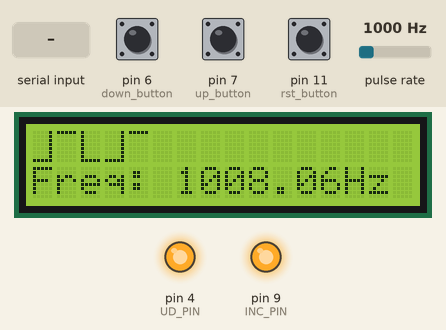
Bench run of a sketch on a simulated Arduino Uno, built with avr-gcc and run on an emulated ATmega328P. On the bench: 16×2 character LCD, output pins drawn as LEDs (lit = HIGH). Wiring (inferred from the names in the program): pulse sensor: data pin 8. Dashed ring = blinking. The test bench sets the inputs (shaded band); at power-on: pulse rate 1000 Hz, pin 6 (down_button) HIGH, pin 7 (up_button) HIGH, pin 11 (rst_button) HIGH. Pins used as bus, display or sensor lines are not drawn; what the sketch prints to the serial monitor is not drawn.

Above: at 1.2 s.
1.3 s: pulse rate (sensor on pin 8) set to 0 Hz
At 4.5 s:
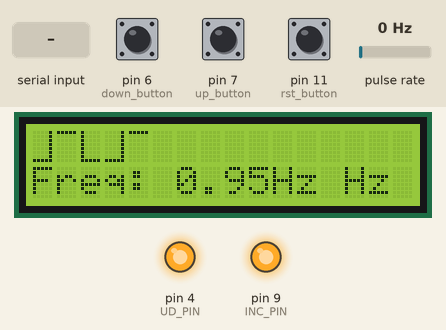
5.3 s: pin 6 (down_button) pulled LOW for 1 s
At 7.4 s:
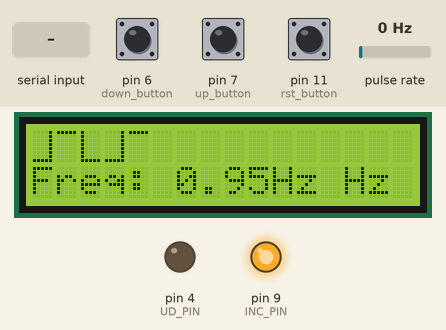
7.8 s: pin 7 (up_button) pulled LOW for 3.2 s
At 9.7 s:
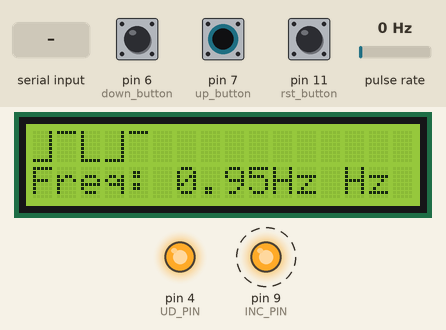
12.5 s: pin 11 (rst_button) pulled LOW for 3.2 s
17.2 s: "D" received over Serial
At 20.1 s:
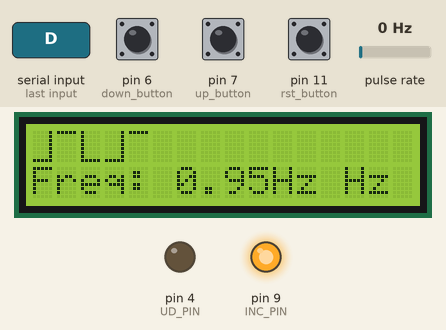
20.4 s: pulse rate (sensor on pin 8) set to 100 Hz
At 21.0 s:
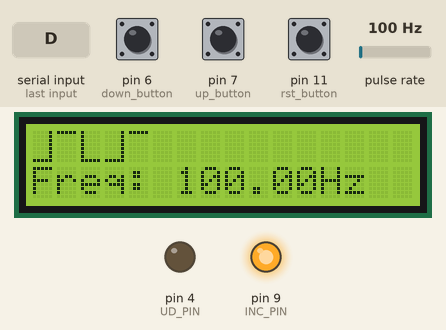
Timing chart, 0 to 22.9 s (numbered marks = the images above; inputs shaded):
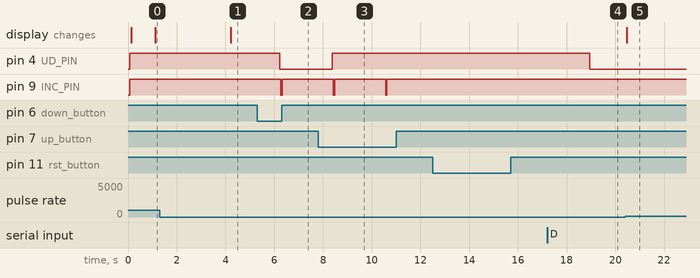

The sketch:

digital_pot.ino
```cpp
#include <LiquidCrystal.h>
LiquidCrystal lcd(3, 2, A3, A2, A1, A0);
const float V_REF = 5.0;
int UP = 0;
int DOWN = 1;
int RST = 0;
const int UD_PIN = 4;
const int INC_PIN = 9;
const int CS_PIN = 10;
const int WIPER_PIN = A5;
float voltage = 0;
const int up_button = 7;
const int down_button = 6;
const int rst_button = 11;

#define pulse_ip 8
int ontime,offtime,duty;
float freq,period;


volatile unsigned int C1 = 0, C2 = 0, sumDiff = 0, capNum, numCaptures=0;
volatile bool state = false, timer1CountDone = false; float f = 0;

byte RF[8] = {
  0b00001,
  0b00001,
  0b00001,
  0b00001,
  0b00001,
  0b00001,
  0b00001,
  0b11111
};
byte Mid[8] = {
  0b11111,
  0b00000,
  0b00000,
  0b00000,
  0b00000,
  0b00000,
  0b00000,
  0b00000
};
byte FF[8] = {
  0b10000,
  0b10000,
  0b10000,
  0b10000,
  0b10000,
  0b10000,
  0b10000,
  0b11111
};

void setup() {
  pinMode(pulse_ip,INPUT);
  pinMode(A0, OUTPUT);
  pinMode(A1, OUTPUT);
  pinMode(A2, OUTPUT);
  pinMode(A3, OUTPUT);
  digitalWrite(A0, HIGH);
  digitalWrite(A1, HIGH);
  digitalWrite(A2, HIGH);
  digitalWrite(A3, HIGH);
  lcd.createChar(1, RF);
  lcd.createChar(2, Mid);
  lcd.createChar(3, FF);
  lcd.begin(16, 2);
  lcd.clear();
  lcd.write(byte(1));
  lcd.write(byte(2));
  lcd.write(byte(3));
  lcd.write(byte(1));
  lcd.write(byte(2));
  pinMode (CS_PIN, OUTPUT);
  pinMode (UD_PIN, OUTPUT);
  pinMode (INC_PIN, OUTPUT);
  pinMode(up_button, INPUT_PULLUP);
  pinMode(down_button, INPUT_PULLUP);
  pinMode(rst_button, INPUT_PULLUP);
  Serial.begin(9600);

  digitalWrite(INC_PIN, HIGH);
  digitalWrite(UD_PIN, HIGH);
  digitalWrite(CS_PIN, LOW);

  analogReference(INTERNAL);

  //Timer 1: input capture interrupt (pin D8) & overflow interrupt
  noInterrupts();
  TCCR1A = 0; TCCR1B = 0; //reset control registers
  TCNT1 = 0;              //reset counter register
  TCCR1B |= 0b11000100;   //256 prescaler, rising edge, noise canceler
  TIMSK1 |= 0b00100001;   //enable input capture & overflow interrupts
  interrupts();
}


ISR(TIMER1_CAPT_vect)
{
  capNum++;
  if(capNum == 1) C1 = ICR1;
  if(capNum == 2)
  {
    C2 = ICR1;
    sumDiff += (C2 - C1);
    numCaptures++;
    C1 = 0; C2 = 0; capNum = 0;
  }
}
//-----------------------------
ISR(TIMER1_OVF_vect)
{
  C1 = 0; C2 = 0; capNum = 0;
  timer1CountDone = true;
  state = !state;
}


void loop() {
   ontime = pulseIn(pulse_ip,HIGH);
   offtime = pulseIn(pulse_ip,LOW);
   period = ontime+offtime;
   freq = 1000000.0/period;
   duty = (ontime/period)*100;
   Serial.println(ontime);
   Serial.println(offtime);
   Serial.println(period);
   Serial.println(freq);
   Serial.println(duty);
  if (Serial.available()) DoSerial();
  //int Raw_Ampl;
  //float Amplitude;
  //Raw_Ampl = analogRead(WIPER_PIN);
  //Serial.println(Raw_Ampl);
  //Amplitude = Raw_Ampl * 5.0 / 1023.0;
  //Amplitude = ((Raw_Ampl * V_REF) / 1023.0);
  //lcd.print(" Ampl: ");
  //Serial.println(Amplitude);
  UP = digitalRead(up_button);
  DOWN = digitalRead(down_button);
  RST = digitalRead(rst_button);
  if (UP == LOW){
    digitalWrite(UD_PIN, HIGH);
    delay(50);
    digitalWrite(INC_PIN, LOW);
    delay(50);
    digitalWrite(INC_PIN, HIGH);
    delay(50);
  }else if (DOWN == LOW){
    digitalWrite(UD_PIN, LOW);
    delay(50);
    digitalWrite(INC_PIN, LOW);
    delay(50);
    digitalWrite(INC_PIN, HIGH);
    delay(50);
  }else if (RST == LOW){
    for(int i = 0; i <= 101; i++ ){
      digitalWrite(UD_PIN, LOW);
      digitalWrite(INC_PIN, LOW);
      digitalWrite(INC_PIN, HIGH);
    }
    for(int i = 0; i <= 50; i++){
      digitalWrite(UD_PIN, HIGH);
      digitalWrite(INC_PIN, LOW);
      digitalWrite(INC_PIN, HIGH);
    }
    delay(100);
  }else{
    delay(50);
  }
  while(!timer1CountDone) {}
  //--------------------------------------------------
  f = 1/(float(sumDiff/numCaptures)*16.0e-6);
  numCaptures = 0;
  sumDiff = 0;
  timer1CountDone = false;
  lcd.setCursor(0,1);
  lcd.print("Freq: ");
  lcd.print(f,2);
  lcd.print("Hz ");
}

void DoSerial()
{
  char ch = toupper(Serial.read());
  switch (ch) {
    case 'S':                         // Save settings
      digitalWrite(INC_PIN, HIGH);
      digitalWrite(CS_PIN, HIGH);
      delay(100);
      digitalWrite(CS_PIN, LOW);
      break;
    case 'U':                         // Increment setting
      Move_Wiper(0);
      break;
    case 'D':                         // Decrement setting
      Move_Wiper(1);
      break;
    default:
      break;
  }
}

void Move_Wiper(int direction)
{
  switch (direction) {
    case 0:
      digitalWrite(UD_PIN, HIGH); delayMicroseconds(5);
      digitalWrite(INC_PIN, LOW); delayMicroseconds(5);
      digitalWrite(INC_PIN, HIGH);
      break;
    case 1:
      digitalWrite(UD_PIN, LOW); delayMicroseconds(5);
      digitalWrite(INC_PIN, LOW); delayMicroseconds(5);
      digitalWrite(INC_PIN, HIGH);
      break;
    default:
      break;
  }
}
```

Measured:
- after the input at 1.3 s, the display: changes after 2.9 s (image 1)
- after the input at 5.3 s, pin 4 (UD_PIN): HIGH → LOW after 0.92 s; pin 9 (INC_PIN): HIGH → LOW after 0.97 s, → HIGH 0.05 s later
- after the input at 7.8 s, pin 4 (UD_PIN): LOW → HIGH after 0.58 s; pin 9 (INC_PIN): alternates HIGH for 2.1 s and LOW for 0.05 s, starting after 0.63 s
- after the input at 17.2 s, pin 4 (UD_PIN): HIGH → LOW after 1.7 s
- after the input at 20.4 s, the display: changes after 0.07 s (image 5)
